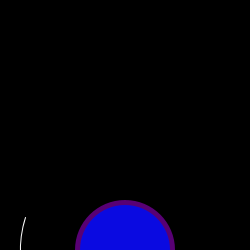
Frame 1 (no input)
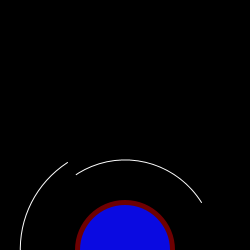
Frame 60 (the mouse pressed at the canvas centre just before this capture)
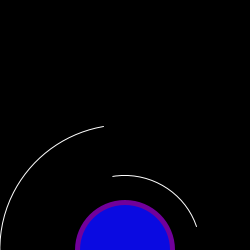
Frame 120 (the mouse held since frame 60 and released just before this capture)

The Processing sketch that drew these frames (run headless with seeded random() and noise(); from frame 60 on, the mouse is pressed at the canvas centre):

// Processing sketch: processing_55513
// ── processing_55513.pde

/* Amirreza Chabouk
   YSDN - Winter 2012
   Vibrate
*/
void setup() {
  size(250, 250);// Canvas size
  background(0);//background color
  smooth();// anti-aliasing
}

void draw() {
  background (0);
  stroke(255);
  fill(0);
  stroke(255);
  arc(125, 250, 110, 110, random(PI), random(TWO_PI));//Randomizing arc position
  arc(125, 250, 150, 150, random(PI), random(TWO_PI));
  arc(125, 250, 180, 180, random(PI), random(TWO_PI));
  arc(125, 250, 210, 210, random(PI), random(TWO_PI));

  arc(125, 250, 250, 250, random(PI), random(TWO_PI));
  arc(125, 250, 300, 300, random(PI), random(TWO_PI));
  noStroke();
  fill(random(255), 0, random(255));
  ellipse(125, 250, 100, 100);
  fill(10, 10, 225);
  ellipse(125, 250, 90, 90);
}
